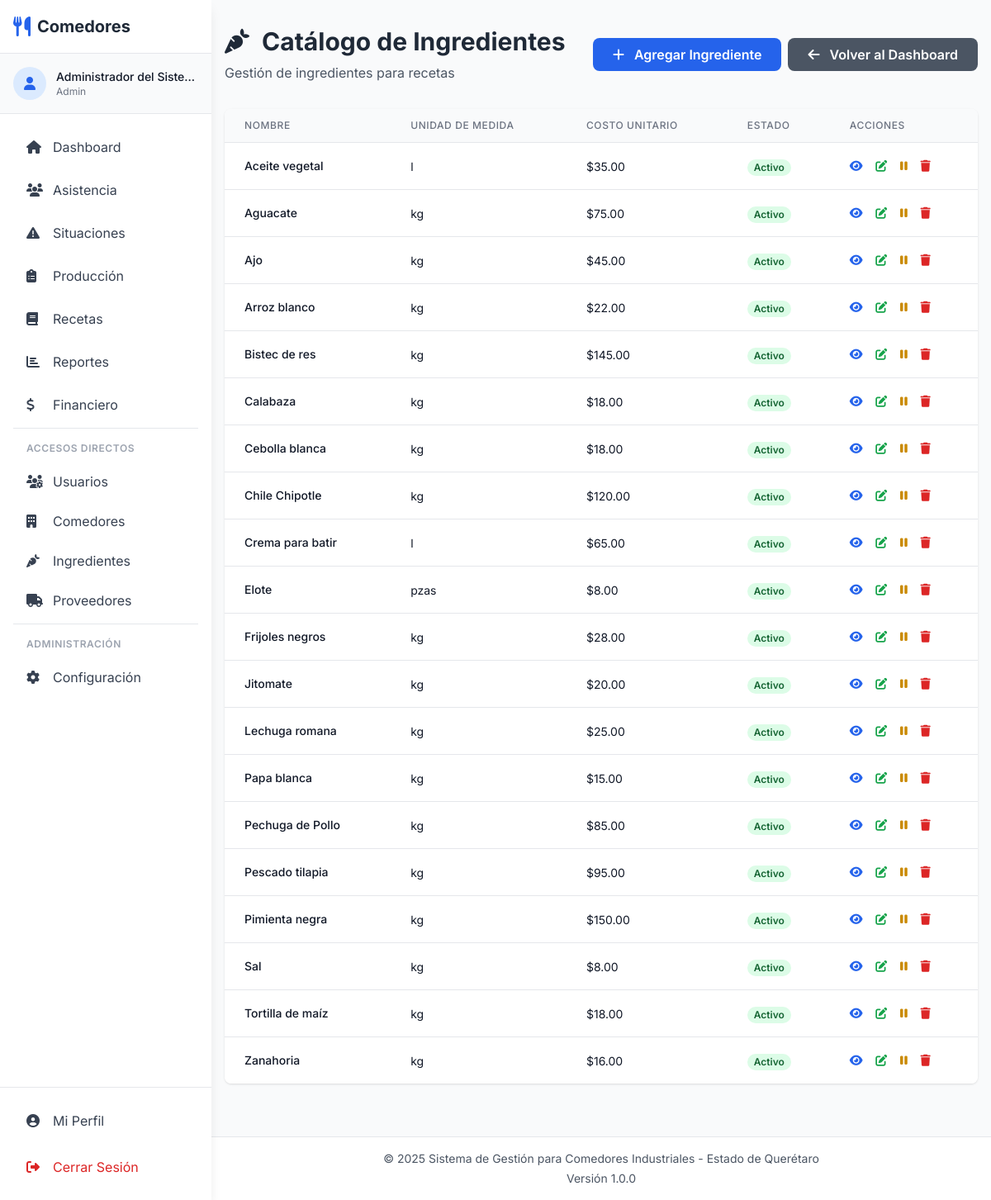
The page /settings/ingredients (signed in) on the database its author committed.
### tables this page shows
CREATE TABLE IF NOT EXISTS ingredientes (
    id INT AUTO_INCREMENT PRIMARY KEY,
    nombre VARCHAR(100) NOT NULL,
    unidad_medida VARCHAR(20) NOT NULL COMMENT 'kg, g, l, ml, pzas',
    costo_unitario DECIMAL(10,2),
    proveedor VARCHAR(150),
    activo TINYINT(1) DEFAULT 1,
    INDEX idx_nombre (nombre)
);

### config/Database.php (called while the page is built, shortened)
<?php
class Database {
    private static $instance = null;
    private $connection;
    private function __construct() {
        try {
            $dsn = "mysql:host=" . DB_HOST . ";dbname=" . DB_NAME . ";charset=" . DB_CHARSET;
            $this->connection = new PDO($dsn, DB_USER, DB_PASS);
            $this->connection->setAttribute(PDO::ATTR_ERRMODE, PDO::ERRMODE_EXCEPTION);
            $this->connection->setAttribute(PDO::ATTR_DEFAULT_FETCH_MODE, PDO::FETCH_ASSOC);
        } catch(PDOException $e) {
            die("Database Connection Error: " . $e->getMessage());
        }
    }
    public static function getInstance() {
        if (self::$instance === null) {
            self::$instance = new self();
        }
        return self::$instance;
    }
    public function getConnection() {
        return $this->connection;
    }
}

### app/controllers/SettingsController.php (called while the page is built, shortened)
<?php
class SettingsController extends Controller {
    public function ingredients() {
        $stmt = $this->db->query("SELECT * FROM ingredientes ORDER BY nombre");
        $ingredientes = $stmt->fetchAll();
        $stmt = $this->db->query("SELECT id, nombre FROM proveedores WHERE activo = 1 ORDER BY nombre");
        $proveedores = $stmt->fetchAll();
        $data = [
            'title' => 'Catálogo de Ingredientes',
            'ingredientes' => $ingredientes,
            'proveedores' => $proveedores
        ];
        $this->view('settings/ingredients', $data);
    }
}

### public/index.php (called while the page is built, shortened)
<?php
require_once APP_PATH . '/Router.php';
require_once APP_PATH . '/Controller.php';
$router = new Router();
$router->get('/', 'AuthController', 'index');
$router->get('/login', 'AuthController', 'login');
$router->post('/login', 'AuthController', 'doLogin');
$router->get('/logout', 'AuthController', 'logout');
$router->get('/forgot-password', 'AuthController', 'forgotPassword');
$router->post('/forgot-password', 'AuthController', 'sendPasswordReset');
$router->get('/reset-password', 'AuthController', 'resetPassword');
$router->post('/reset-password', 'AuthController', 'doResetPassword');
$router->get('/dashboard', 'DashboardController', 'index');
$router->get('/dashboard/stats', 'DashboardController', 'stats');
$router->get('/attendance', 'AttendanceController', 'index');
$router->get('/attendance/history', 'AttendanceController', 'history');
$router->get('/attendance/record', 'AttendanceController', 'recordForm');
$router->post('/attendance/record', 'AttendanceController', 'saveRecord');
$router->get('/attendance/projections', 'AttendanceController', 'projections');
$router->post('/attendance/calculate-projection', 'AttendanceController', 'calculateProjection');
$router->get('/situations', 'SituationsController', 'index');
$router->get('/situations/create', 'SituationsController', 'create');
$router->post('/situations/create', 'SituationsController', 'store');
$router->get('/situations/edit/:id', 'SituationsController', 'edit');
$router->post('/situations/update/:id', 'SituationsController', 'update');
$router->post('/situations/delete/:id', 'SituationsController', 'delete');
$router->get('/production', 'ProductionController', 'index');
$router->get('/production/create', 'ProductionController', 'create');
$router->post('/production/create', 'ProductionController', 'store');
$router->get('/production/view/:id', 'ProductionController', 'viewOrder');
$router->get('/production/edit/:id', 'ProductionController', 'edit');
$router->post('/production/update/:id', 'ProductionController', 'update');
$router->post('/production/calculate-ingredients', 'ProductionController', 'calculateIngredients');
$router->get('/production/print/:id', 'ProductionController', 'print');
$router->get('/recipes', 'RecipesController', 'index');
$router->get('/recipes/create', 'RecipesController', 'create');
$router->post('/recipes/create', 'RecipesController', 'store');
$router->get('/recipes/view/:id', 'RecipesController', 'viewRecipe');
$router->get('/recipes/edit/:id', 'RecipesController', 'edit');
$router->post('/recipes/update/:id', 'RecipesController', 'update');
$router->get('/reports', 'ReportsController', 'index');
$router->get('/reports/attendance', 'ReportsController', 'attendance');
$router->get('/reports/deviation', 'ReportsController', 'deviation');
$router->get('/reports/production', 'ReportsController', 'production');
$router->get('/reports/costs', 'ReportsController', 'costs');
$router->get('/reports/export-data', 'ReportsController', 'exportData');
$router->post('/reports/generate', 'ReportsController', 'generate');
$router->get('/reports/export/:type', 'ReportsController', 'export');
$router->get('/settings', 'SettingsController', 'index');
$router->post('/settings/update', 'SettingsController', 'update');
$router->get('/settings/users', 'SettingsController', 'users');
$router->post('/settings/users/create', 'SettingsController', 'createUser');
$router->get('/settings/users/get/:id', 'SettingsController', 'getUser');
$router->post('/settings/users/update', 'SettingsController', 'updateUser');
$router->post('/settings/users/delete', 'SettingsController', 'deleteUser');
$router->get('/settings/comedores', 'SettingsController', 'comedores');
$router->post('/settings/comedores/create', 'SettingsController', 'createComedor');
$router->get('/settings/comedores/get/:id', 'SettingsController', 'getComedor');
$router->post('/settings/comedores/update', 'SettingsController', 'updateComedor');
$router->post('/settings/comedores/delete', 'SettingsController', 'deleteComedor');
$router->get('/settings/ingredients', 'SettingsController', 'ingredients');
$router->post('/settings/ingredients/create', 'SettingsController', 'createIngredient');
$router->post('/settings/ingredients/update', 'SettingsController', 'updateIngredient');
$router->get('/settings/ingredients/get/:id', 'SettingsController', 'getIngredient');
$router->post('/settings/ingredients/toggle', 'SettingsController', 'toggleIngredient');
$router->post('/settings/ingredients/delete', 'SettingsController', 'deleteIngredient');
$router->get('/profile', 'ProfileController', 'index');
$router->get('/profile/change-password', 'ProfileController', 'changePassword');
$router->post('/profile/update-password', 'ProfileController', 'updatePassword');
$router->get('/financial', 'FinancialController', 'index');
$router->get('/financial/transactions', 'FinancialController', 'transactions');
$router->get('/financial/recent-movements', 'FinancialController', 'recentMovements');
$router->get('/financial/budgets', 'FinancialController', 'budgets');
$router->get('/financial/reports', 'FinancialController', 'reports');
$router->get('/financial/categories', 'FinancialController', 'categories');
$router->get('/financial/monthly-report', 'FinancialController', 'monthlyReport');
$router->get('/financial/account-statement', 'FinancialController', 'accountStatement');
$router->get('/financial/category-analysis', 'FinancialController', 'categoryAnalysis');
$router->post('/financial/transactions/create', 'FinancialController', 'createTransaction');
$router->post('/financial/budgets/create', 'FinancialController', 'createBudget');
$router->post('/financial/categories/create', 'FinancialController', 'createCategory');
$router->get('/financial/categories/get/:id', 'FinancialController', 'getCategory');
$router->post('/financial/categories/update', 'FinancialController', 'updateCategory');
$router->post('/financial/categories/toggle', 'FinancialController', 'toggleCategory');
$router->get('/suppliers', 'SuppliersController', 'index');
$router->post('/suppliers/create', 'SuppliersController', 'create');
$router->get('/suppliers/get/:id', 'SuppliersController', 'get');
$router->post('/suppliers/update', 'SuppliersController', 'update');
$router->post('/suppliers/toggle', 'SuppliersController', 'toggle');
$router->post('/suppliers/delete', 'SuppliersController', 'delete');
$router->post('/api/attendance/sync', 'ApiController', 'syncAttendance');
$router->post('/api/projections/get', 'ApiController', 'getProjections');
$router->post('/api/production/export', 'ApiController', 'exportProduction');
$router->get('/api/employees/sync', 'ApiController', 'syncEmployees');
$router->dispatch();

### app/views/settings/ingredients.php (the view, shortened to what this page needs)
<?php require_once APP_PATH . '/views/layouts/header.php'; ?>
<?php require_once APP_PATH . '/views/layouts/nav.php'; ?>
<div class="container mx-auto px-4 py-8">
    <div class="mb-8 flex justify-between items-center">
        <div>
            <h1 class="text-3xl font-bold text-gray-800 mb-2">
                <i class="fas fa-carrot mr-2"></i> Catálogo de Ingredientes
            </h1>
            <p class="text-gray-600">Gestión de ingredientes para recetas</p>
        </div>
        <div class="flex space-x-2">
            <?php if (in_array($_SESSION['user_role'], ['admin', 'chef'])): ?>
            <button onclick="showAddModal()" class="bg-blue-600 hover:bg-blue-700 text-white font-semibold py-2 px-6 rounded-lg">
                <i class="fas fa-plus mr-2"></i> Agregar Ingrediente
            </button>
            <?php endif; ?>
            <a href="<?php echo Router::url('/dashboard'); ?>" class="bg-gray-600 hover:bg-gray-700 text-white font-semibold py-2 px-6 rounded-lg">
                <i class="fas fa-arrow-left mr-2"></i> Volver al Dashboard
            </a>
        </div>
    </div>
    <div class="bg-white rounded-lg shadow overflow-hidden">
        <table class="min-w-full divide-y divide-gray-200">
            <thead class="bg-gray-50">
                <tr>
                    <th class="px-6 py-3 text-left text-xs font-medium text-gray-500 uppercase tracking-wider">
                        Nombre
                    </th>
                    <th class="px-6 py-3 text-left text-xs font-medium text-gray-500 uppercase tracking-wider">
                        Unidad de Medida
                    </th>
                    <th class="px-6 py-3 text-left text-xs font-medium text-gray-500 uppercase tracking-wider">
                        Costo Unitario
                    </th>
                    <th class="px-6 py-3 text-left text-xs font-medium text-gray-500 uppercase tracking-wider">
                        Estado
                    </th>
                    <th class="px-6 py-3 text-left text-xs font-medium text-gray-500 uppercase tracking-wider">
                        Acciones
                    </th>
                </tr>
            </thead>
            <tbody class="bg-white divide-y divide-gray-200">
                <?php if (!empty($ingredientes)): ?>
                    <?php foreach ($ingredientes as $ingrediente): ?>
                    <tr class="hover:bg-gray-50">
                        <td class="px-6 py-4 whitespace-nowrap">
                            <div class="text-sm font-medium text-gray-900">
                                <?php echo htmlspecialchars($ingrediente['nombre'] ?? ''); ?>
                            </div>
                        </td>
                        <td class="px-6 py-4 whitespace-nowrap">
                            <span class="text-sm text-gray-900">
                                <?php echo htmlspecialchars($ingrediente['unidad_medida'] ?? ''); ?>
                            </span>
                        </td>
                        <td class="px-6 py-4 whitespace-nowrap">
                            <span class="text-sm text-gray-900">
                                $<?php echo number_format($ingrediente['costo_unitario'] ?? 0, 2); ?>
                            </span>
                        </td>
                        <td class="px-6 py-4 whitespace-nowrap">
                            <?php if ($ingrediente['activo']): ?>
                                <span class="px-2 inline-flex text-xs leading-5 font-semibold rounded-full bg-green-100 text-green-800">
                                    Activo
                                </span>
                            <?php else: ?>
                                <span class="px-2 inline-flex text-xs leading-5 font-semibold rounded-full bg-red-100 text-red-800">
                                    Inactivo
                                </span>
                            <?php endif; ?>
                        </td>
                        <td class="px-6 py-4 whitespace-nowrap text-sm font-medium">
                            <button onclick="viewIngredient(<?php echo $ingrediente['id']; ?>)" class="text-blue-600 hover:text-blue-900 mr-3" title="Ver">
                                <i class="fas fa-eye"></i>
                            </button>
                            <button onclick="editIngredient(<?php echo $ingrediente['id']; ?>)" class="text-green-600 hover:text-green-900 mr-3" title="Editar">
                                <i class="fas fa-edit"></i>
                            </button>
                            <button onclick="toggleIngredient(<?php echo $ingrediente['id']; ?>, <?php echo $ingrediente['activo'] ? 'false' : 'true'; ?>)"
                                    class="text-yellow-600 hover:text-yellow-900 mr-3" title="<?php echo $ingrediente['activo'] ? 'Suspender' : 'Activar'; ?>">
                                <i class="fas fa-<?php echo $ingrediente['activo'] ? 'pause' : 'play'; ?>"></i>
                            </button>
                            <button onclick="deleteIngredient(<?php echo $ingrediente['id']; ?>)" class="text-red-600 hover:text-red-900" title="Eliminar">
                                <i class="fas fa-trash"></i>
                            </button>
                        </td>
                    </tr>
                    <?php endforeach; ?>
                <?php endif; ?>
            </tbody>
        </table>
    </div>
</div>
<?php require_once APP_PATH . '/views/layouts/footer.php'; ?>

### app/Router.php (shortened to what this page needs)
<?php
class Router {
    private $routes = [];
    public function add($method, $path, $controller, $action) {
        $this->routes[] = [
            'method' => strtoupper($method),
            'path' => $path,
            'controller' => $controller,
            'action' => $action
        ];
    }
    public function dispatch() {
        $requestMethod = $_SERVER['REQUEST_METHOD'];
        $requestUri = $_SERVER['REQUEST_URI'];
        $requestUri = strtok($requestUri, '?');
        $scriptName = $_SERVER['SCRIPT_NAME'];
        $basePath = str_replace('/index.php', '', $scriptName);
        $requestPath = str_replace($basePath, '', $requestUri);
        foreach ($this->routes as $route) {
            if ($route['method'] === $requestMethod) {
                $pattern = $this->convertToRegex($route['path']);
                if (preg_match($pattern, $requestPath, $matches)) {
                    array_shift($matches);
                    $controllerName = $route['controller'];
                    $controllerFile = APP_PATH . '/controllers/' . $controllerName . '.php';
                    if (file_exists($controllerFile)) {
                        $controller = new $controllerName();
                        $action = $route['action'];
                        if (method_exists($controller, $action)) {
                            call_user_func_array([$controller, $action], $matches);
                            return;
                        } else {
                            $this->error404("Method $action not found in $controllerName");
                            return;
                        }
                    } else {
                        $this->error404("Controller file not found: $controllerFile");
                        return;
                    }
                }
            }
        }
    }
    private function convertToRegex($path) {
        $pattern = preg_replace('/\/:([^\/]+)/', '/([^/]+)', $path);
        return '#^' . $pattern . '$#';
    }
    public static function url($path = '') {
        return BASE_URL . $path;
    }
}

### app/views/layouts/header.php (style rules this page uses)
body { font-family: 'Inter', sans-serif; }

### rows shown on the page
ingredientes: nombre "Aceite vegetal", unidad_medida "l", costo_unitario "35.00", activo "Activo"
ingredientes: nombre "Aguacate", unidad_medida "kg", costo_unitario "75.00", activo "Activo"
ingredientes: nombre "Ajo", unidad_medida "kg", costo_unitario "45.00", activo "Activo"
ingredientes: nombre "Arroz blanco", unidad_medida "kg", costo_unitario "22.00", activo "Activo"
ingredientes: nombre "Bistec de res", unidad_medida "kg", costo_unitario "145.00", activo "Activo"
ingredientes: nombre "Calabaza", unidad_medida "kg", costo_unitario "18.00", activo "Activo"
ingredientes: nombre "Cebolla blanca", unidad_medida "kg", costo_unitario "18.00", activo "Activo"
ingredientes: nombre "Chile Chipotle", unidad_medida "kg", costo_unitario "120.00", activo "Activo"
ingredientes: nombre "Crema para batir", unidad_medida "l", costo_unitario "65.00", activo "Activo"
ingredientes: nombre "Elote", unidad_medida "pzas", costo_unitario "8.00", activo "Activo"
ingredientes: nombre "Frijoles negros", unidad_medida "kg", costo_unitario "28.00", activo "Activo"
ingredientes: nombre "Jitomate", unidad_medida "kg", costo_unitario "20.00", activo "Activo"
ingredientes: nombre "Lechuga romana", unidad_medida "kg", costo_unitario "25.00", activo "Activo"
ingredientes: nombre "Papa blanca", unidad_medida "kg", costo_unitario "15.00", activo "Activo"
ingredientes: nombre "Pechuga de Pollo", unidad_medida "kg", costo_unitario "85.00", activo "Activo"
ingredientes: nombre "Pescado tilapia", unidad_medida "kg", costo_unitario "95.00", activo "Activo"
ingredientes: nombre "Pimienta negra", unidad_medida "kg", costo_unitario "150.00", activo "Activo"
ingredientes: nombre "Sal", unidad_medida "kg", costo_unitario "8.00", activo "Activo"
ingredientes: nombre "Tortilla de maíz", unidad_medida "kg", costo_unitario "18.00", activo "Activo"
ingredientes: nombre "Zanahoria", unidad_medida "kg", costo_unitario "16.00", activo "Activo"
